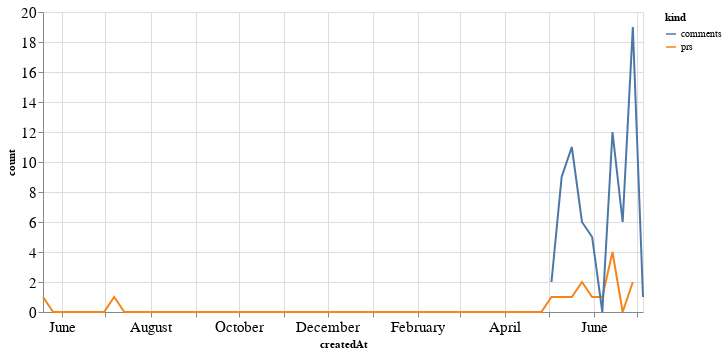

Source (notebook cell):
### Code cell
alt.Chart(total_time, width=600).mark_line().encode(
    x='createdAt',
    y='count',
    color='kind'
)

### Figure 1 — Vega-Lite specification as saved in the notebook (floating-point values rounded to 4 significant figures)
{"config": {"axisLeft": {"labelFontSize": 15}, "axisBottom": {"labelFontSize": 15}}, "data": {"name": "data-9a719560f287a394bee633d329b2b235"}, "mark": "line", "encoding": {"color": {"type": "nominal", "field": "kind"}, "x": {"type": "temporal", "field": "createdAt"}, "y": {"type": "quantitative", "field": "count"}}, "width": 600, "$schema": "https://vega.github.io/schema/vega-lite/v4.8.1.json", "datasets": {"data-9a719560f287a394bee633d329b2b235": [{"createdAt": "2019-05-19T00:00:00", "kind": "prs", "count": 1.0}, {"createdAt": "2019-05-26T00:00:00", "kind": "prs", "count": 0.0}, {"createdAt": "2019-06-02T00:00:00", "kind": "prs", "count": 0.0}, {"createdAt": "2019-06-09T00:00:00", "kind": "prs", "count": 0.0}, {"createdAt": "2019-06-16T00:00:00", "kind": "prs", "count": 0.0}, {"createdAt": "2019-06-23T00:00:00", "kind": "prs", "count": 0.0}, {"createdAt": "2019-06-30T00:00:00", "kind": "prs", "count": 0.0}, {"createdAt": "2019-07-07T00:00:00", "kind": "prs", "count": 1.0}, {"createdAt": "2019-07-14T00:00:00", "kind": "prs", "count": 0.0}, {"createdAt": "2019-07-21T00:00:00", "kind": "prs", "count": 0.0}, {"createdAt": "2019-07-28T00:00:00", "kind": "prs", "count": 0.0}, {"createdAt": "2019-08-04T00:00:00", "kind": "prs", "count": 0.0}, {"createdAt": "2019-08-11T00:00:00", "kind": "prs", "count": 0.0}, {"createdAt": "2019-08-18T00:00:00", "kind": "prs", "count": 0.0}, {"createdAt": "2019-08-25T00:00:00", "kind": "prs", "count": 0.0}, {"createdAt": "2019-09-01T00:00:00", "kind": "prs", "count": 0.0}, {"createdAt": "2019-09-08T00:00:00", "kind": "prs", "count": 0.0}, {"createdAt": "2019-09-15T00:00:00", "kind": "prs", "count": 0.0}, {"createdAt": "2019-09-22T00:00:00", "kind": "prs", "count": 0.0}, {"createdAt": "2019-09-29T00:00:00", "kind": "prs", "count": 0.0}, {"createdAt": "2019-10-06T00:00:00", "kind": "prs", "count": 0.0}, {"createdAt": "2019-10-13T00:00:00", "kind": "prs", "count": 0.0}, {"createdAt": "2019-10-20T00:00:00", "kind": "prs", "count": 0.0}, {"createdAt": "2019-10-27T00:00:00", "kind": "prs", "count": 0.0}, {"createdAt": "2019-11-03T00:00:00", "kind": "prs", "count": 0.0}, {"createdAt": "2019-11-10T00:00:00", "kind": "prs", "count": 0.0}, {"createdAt": "2019-11-17T00:00:00", "kind": "prs", "count": 0.0}, {"createdAt": "2019-11-24T00:00:00", "kind": "prs", "count": 0.0}, {"createdAt": "2019-12-01T00:00:00", "kind": "prs", "count": 0.0}, {"createdAt": "2019-12-08T00:00:00", "kind": "prs", "count": 0.0}, {"createdAt": "2019-12-15T00:00:00", "kind": "prs", "count": 0.0}, {"createdAt": "2019-12-22T00:00:00", "kind": "prs", "count": 0.0}, {"createdAt": "2019-12-29T00:00:00", "kind": "prs", "count": 0.0}, {"createdAt": "2020-01-05T00:00:00", "kind": "prs", "count": 0.0}, {"createdAt": "2020-01-12T00:00:00", "kind": "prs", "count": 0.0}, {"createdAt": "2020-01-19T00:00:00", "kind": "prs", "count": 0.0}, {"createdAt": "2020-01-26T00:00:00", "kind": "prs", "count": 0.0}, {"createdAt": "2020-02-02T00:00:00", "kind": "prs", "count": 0.0}, {"createdAt": "2020-02-09T00:00:00", "kind": "prs", "count": 0.0}, {"createdAt": "2020-02-16T00:00:00", "kind": "prs", "count": 0.0}, {"createdAt": "2020-02-23T00:00:00", "kind": "prs", "count": 0.0}, {"createdAt": "2020-03-01T00:00:00", "kind": "prs", "count": 0.0}, {"createdAt": "2020-03-08T00:00:00", "kind": "prs", "count": 0.0}, {"createdAt": "2020-03-15T00:00:00", "kind": "prs", "count": 0.0}, {"createdAt": "2020-03-22T00:00:00", "kind": "prs", "count": 0.0}, {"createdAt": "2020-03-29T00:00:00", "kind": "prs", "count": 0.0}, {"createdAt": "2020-04-05T00:00:00", "kind": "prs", "count": 0.0}, {"createdAt": "2020-04-12T00:00:00", "kind": "prs", "count": 0.0}, {"createdAt": "2020-04-19T00:00:00", "kind": "prs", "count": 0.0}, {"createdAt": "2020-04-26T00:00:00", "kind": "prs", "count": 0.0}, {"createdAt": "2020-05-03T00:00:00", "kind": "prs", "count": 1.0}, {"createdAt": "2020-05-10T00:00:00", "kind": "prs", "count": 1.0}, {"createdAt": "2020-05-17T00:00:00", "kind": "prs", "count": 1.0}, {"createdAt": "2020-05-24T00:00:00", "kind": "prs", "count": 2.0}, {"createdAt": "2020-05-31T00:00:00", "kind": "prs", "count": 1.0}, {"createdAt": "2020-06-07T00:00:00", "kind": "prs", "count": 1.0}, {"createdAt": "2020-06-14T00:00:00", "kind": "prs", "count": 4.0}, {"createdAt": "2020-06-21T00:00:00", "kind": "prs", "count": 0.0}, {"createdAt": "2020-06-28T00:00:00", "kind": "prs", "count": 2.0}, {"createdAt": "2020-07-05T00:00:00", "kind": "prs", "count": null}, {"createdAt": "2019-05-19T00:00:00", "kind": "comments", "count": null}, {"createdAt": "2019-05-26T00:00:00", "kind": "comments", "count": null}, {"createdAt": "2019-06-02T00:00:00", "kind": "comments", "count": null}, {"createdAt": "2019-06-09T00:00:00", "kind": "comments", "count": null}, {"createdAt": "2019-06-16T00:00:00", "kind": "comments", "count": null}, {"createdAt": "2019-06-23T00:00:00", "kind": "comments", "count": null}, {"createdAt": "2019-06-30T00:00:00", "kind": "comments", "count": null}, {"createdAt": "2019-07-07T00:00:00", "kind": "comments", "count": null}, {"createdAt": "2019-07-14T00:00:00", "kind": "comments", "count": null}, {"createdAt": "2019-07-21T00:00:00", "kind": "comments", "count": null}, {"createdAt": "2019-07-28T00:00:00", "kind": "comments", "count": null}, {"createdAt": "2019-08-04T00:00:00", "kind": "comments", "count": null}, {"createdAt": "2019-08-11T00:00:00", "kind": "comments", "count": null}, {"createdAt": "2019-08-18T00:00:00", "kind": "comments", "count": null}, {"createdAt": "2019-08-25T00:00:00", "kind": "comments", "count": null}, {"createdAt": "2019-09-01T00:00:00", "kind": "comments", "count": null}, {"createdAt": "2019-09-08T00:00:00", "kind": "comments", "count": null}, {"createdAt": "2019-09-15T00:00:00", "kind": "comments", "count": null}, {"createdAt": "2019-09-22T00:00:00", "kind": "comments", "count": null}, {"createdAt": "2019-09-29T00:00:00", "kind": "comments", "count": null}, {"createdAt": "2019-10-06T00:00:00", "kind": "comments", "count": null}, {"createdAt": "2019-10-13T00:00:00", "kind": "comments", "count": null}, {"createdAt": "2019-10-20T00:00:00", "kind": "comments", "count": null}, {"createdAt": "2019-10-27T00:00:00", "kind": "comments", "count": null}, {"createdAt": "2019-11-03T00:00:00", "kind": "comments", "count": null}, {"createdAt": "2019-11-10T00:00:00", "kind": "comments", "count": null}, {"createdAt": "2019-11-17T00:00:00", "kind": "comments", "count": null}, {"createdAt": "2019-11-24T00:00:00", "kind": "comments", "count": null}, {"createdAt": "2019-12-01T00:00:00", "kind": "comments", "count": null}, {"createdAt": "2019-12-08T00:00:00", "kind": "comments", "count": null}, {"createdAt": "2019-12-15T00:00:00", "kind": "comments", "count": null}, {"createdAt": "2019-12-22T00:00:00", "kind": "comments", "count": null}, {"createdAt": "2019-12-29T00:00:00", "kind": "comments", "count": null}, {"createdAt": "2020-01-05T00:00:00", "kind": "comments", "count": null}, {"createdAt": "2020-01-12T00:00:00", "kind": "comments", "count": null}, {"createdAt": "2020-01-19T00:00:00", "kind": "comments", "count": null}, {"createdAt": "2020-01-26T00:00:00", "kind": "comments", "count": null}, {"createdAt": "2020-02-02T00:00:00", "kind": "comments", "count": null}, {"createdAt": "2020-02-09T00:00:00", "kind": "comments", "count": null}, {"createdAt": "2020-02-16T00:00:00", "kind": "comments", "count": null}, {"createdAt": "2020-02-23T00:00:00", "kind": "comments", "count": null}, {"createdAt": "2020-03-01T00:00:00", "kind": "comments", "count": null}, {"createdAt": "2020-03-08T00:00:00", "kind": "comments", "count": null}, {"createdAt": "2020-03-15T00:00:00", "kind": "comments", "count": null}, {"createdAt": "2020-03-22T00:00:00", "kind": "comments", "count": null}, {"createdAt": "2020-03-29T00:00:00", "kind": "comments", "count": null}, {"createdAt": "2020-04-05T00:00:00", "kind": "comments", "count": null}, {"createdAt": "2020-04-12T00:00:00", "kind": "comments", "count": null}, {"createdAt": "2020-04-19T00:00:00", "kind": "comments", "count": null}, {"createdAt": "2020-04-26T00:00:00", "kind": "comments", "count": null}, {"createdAt": "2020-05-03T00:00:00", "kind": "comments", "count": 2.0}, {"createdAt": "2020-05-10T00:00:00", "kind": "comments", "count": 9.0}, {"createdAt": "2020-05-17T00:00:00", "kind": "comments", "count": 11.0}, {"createdAt": "2020-05-24T00:00:00", "kind": "comments", "count": 6.0}, {"createdAt": "2020-05-31T00:00:00", "kind": "comments", "count": 5.0}, {"createdAt": "2020-06-07T00:00:00", "kind": "comments", "count": 0.0}, {"createdAt": "2020-06-14T00:00:00", "kind": "comments", "count": 12.0}, {"createdAt": "2020-06-21T00:00:00", "kind": "comments", "count": 6.0}, {"createdAt": "2020-06-28T00:00:00", "kind": "comments", "count": 19.0}, {"createdAt": "2020-07-05T00:00:00", "kind": "comments", "count": 1.0}]}}
